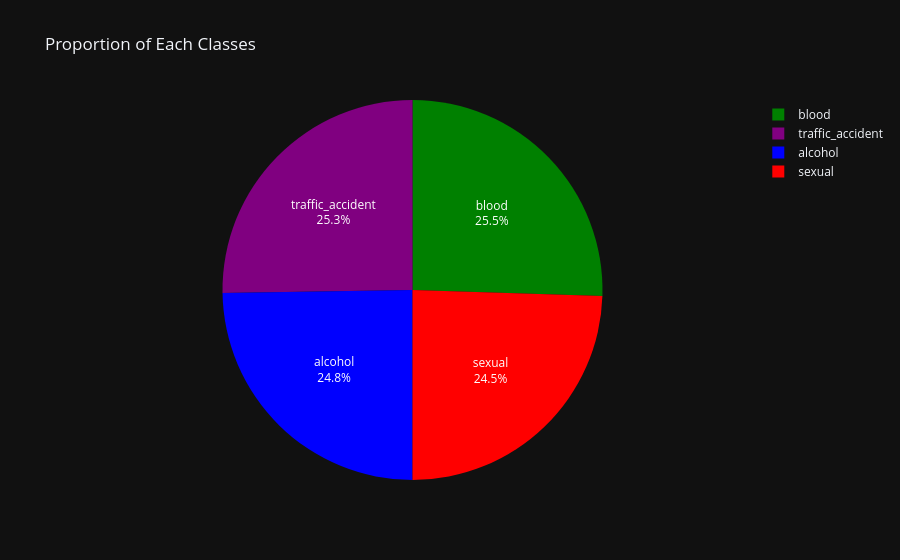

This figure's notebook cell:
### Code cell
fig = go.Figure(data=[go.Pie(
    labels=class_names,
    values=train_counts,
    textinfo='percent+label',
    marker=dict(colors=['blue', 'green', 'red', 'purple']),
)])

fig.update_layout(
    title="Proportion of Each Classes",
    template="plotly_dark",
)

fig.show()

### Figure 1 — Plotly figure (JSON) as saved in the notebook; plotly's stock layout.template omitted (floating-point values rounded to 4 significant figures)
{"data": [{"labels": ["alcohol", "blood", "sexual", "traffic_accident"], "marker": {"colors": ["blue", "green", "red", "purple"]}, "textinfo": "percent+label", "values": [396, 408, 392, 404], "type": "pie"}], "layout": {"title": {"text": "Proportion of Each Classes"}}}
